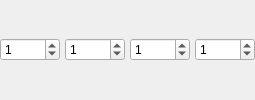
        <widget class="QWidget" name="page_6">
         <layout class="QHBoxLayout" name="horizontalLayout_9">
          <property name="spacing">
           <number>5</number>
          </property>
          <property name="leftMargin">
           <number>0</number>
          </property>
          <property name="topMargin">
           <number>0</number>
          </property>
          <property name="rightMargin">
           <number>0</number>
          </property>
          <property name="bottomMargin">
           <number>0</number>
          </property>
          <item>
           <widget class="QSpinBox" name="borderWidthUp">
            <property name="minimumSize">
             <size>
              <width>60</width>
              <height>0</height>
             </size>
            </property>
            <property name="toolTip">
             <string>上</string>
            </property>
            <property name="value">
             <number>1</number>
            </property>
           </widget>
          </item>
          <item>
           <widget class="QSpinBox" name="borderWidthDown">
            <property name="minimumSize">
             <size>
              <width>60</width>
              <height>0</height>
             </size>
            </property>
            <property name="toolTip">
             <string>下</string>
            </property>
            <property name="value">
             <number>1</number>
            </property>
           </widget>
          </item>
          <item>
           <widget class="QSpinBox" name="borderWidthLeft">
            <property name="minimumSize">
             <size>
              <width>60</width>
              <height>0</height>
             </size>
            </property>
            <property name="toolTip">
             <string>左</string>
            </property>
            <property name="value">
             <number>1</number>
            </property>
           </widget>
          </item>
          <item>
           <widget class="QSpinBox" name="borderWidthRight">
            <property name="minimumSize">
             <size>
              <width>60</width>
              <height>0</height>
             </size>
            </property>
            <property name="toolTip">
             <string>右</string>
            </property>
            <property name="value">
             <number>1</number>
            </property>
           </widget>
          </item>
         </layout>
        </widget>
